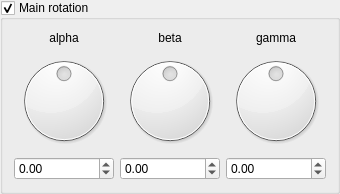
    <widget class="QGroupBox" name="groupCheck_IFS_rotation_enabled">
     <property name="title">
      <string>Main rotation</string>
     </property>
     <property name="checkable">
      <bool>true</bool>
     </property>
     <layout class="QVBoxLayout" name="verticalLayout_3">
      <item>
       <layout class="QGridLayout" name="gridLayout_2">
        <item row="1" column="0">
         <widget class="QDial" name="dial3_IFS_rotation_x">
          <property name="minimum">
           <number>-18000</number>
          </property>
          <property name="maximum">
           <number>18000</number>
          </property>
          <property name="wrapping">
           <bool>true</bool>
          </property>
         </widget>
        </item>
        <item row="1" column="1">
         <widget class="QDial" name="dial3_IFS_rotation_y">
          <property name="minimum">
           <number>-18000</number>
          </property>
          <property name="maximum">
           <number>18000</number>
          </property>
          <property name="wrapping">
           <bool>true</bool>
          </property>
         </widget>
        </item>
        <item row="0" column="1">
         <widget class="QLabel" name="label_14">
          <property name="text">
           <string>beta</string>
          </property>
          <property name="alignment">
           <set>Qt::AlignCenter</set>
          </property>
         </widget>
        </item>
        <item row="2" column="0">
         <widget class="MyDoubleSpinBox" name="spinboxd3_IFS_rotation_x">
          <property name="prefix">
           <string/>
          </property>
          <property name="suffix">
           <string/>
          </property>
          <property name="decimals">
           <number>2</number>
          </property>
          <property name="minimum">
           <double>-180.000000000000000</double>
          </property>
          <property name="maximum">
           <double>180.000000000000000</double>
          </property>
          <property name="singleStep">
           <double>1.000000000000000</double>
          </property>
         </widget>
        </item>
        <item row="0" column="0">
         <widget class="QLabel" name="label_13">
          <property name="text">
           <string>alpha</string>
          </property>
          <property name="alignment">
           <set>Qt::AlignCenter</set>
          </property>
         </widget>
        </item>
        <item row="1" column="2">
         <widget class="QDial" name="dial3_IFS_rotation_z">
          <property name="minimum">
           <number>-18000</number>
          </property>
          <property name="maximum">
           <number>18000</number>
          </property>
          <property name="wrapping">
           <bool>true</bool>
          </property>
         </widget>
        </item>
        <item row="0" column="2">
         <widget class="QLabel" name="label_15">
          <property name="text">
           <string>gamma</string>
          </property>
          <property name="alignment">
           <set>Qt::AlignCenter</set>
          </property>
         </widget>
        </item>
        <item row="2" column="1">
         <widget class="MyDoubleSpinBox" name="spinboxd3_IFS_rotation_y">
          <property name="prefix">
           <string/>
          </property>
          <property name="suffix">
           <string/>
          </property>
          <property name="decimals">
           <number>2</number>
          </property>
          <property name="minimum">
           <double>-180.000000000000000</double>
          </property>
          <property name="maximum">
           <double>180.000000000000000</double>
          </property>
          <property name="singleStep">
           <double>1.000000000000000</double>
          </property>
         </widget>
        </item>
        <item row="2" column="2">
         <widget class="MyDoubleSpinBox" name="spinboxd3_IFS_rotation_z">
          <property name="prefix">
           <string/>
          </property>
          <property name="suffix">
           <string/>
          </property>
          <property name="decimals">
           <number>2</number>
          </property>
          <property name="minimum">
           <double>-180.000000000000000</double>
          </property>
          <property name="maximum">
           <double>180.000000000000000</double>
          </property>
          <property name="singleStep">
           <double>1.000000000000000</double>
          </property>
         </widget>
        </item>
       </layout>
      </item>
     </layout>
    </widget>
